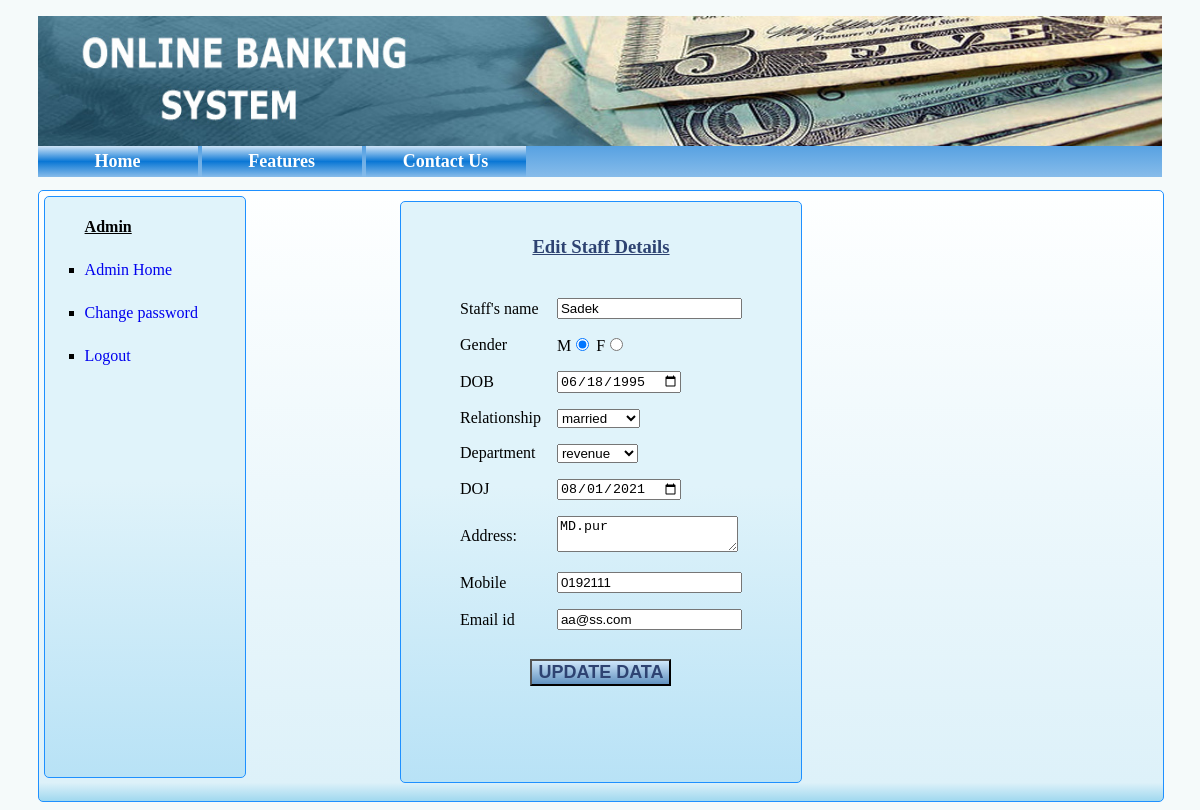
Page /editstaff.php?staff_id=26 (signed in) on the committed database.
### tables this page shows
CREATE TABLE `staff` (
  `id` int(5) NOT NULL,
  `name` varchar(255) NOT NULL,
  `dob` date NOT NULL,
  `relationship` varchar(255) NOT NULL,
  `department` varchar(255) NOT NULL,
  `doj` date NOT NULL,
  `address` varchar(255) NOT NULL,
  `mobile` varchar(11) NOT NULL,
  `email` varchar(255) NOT NULL,
  `pwd` varchar(32) NOT NULL,
  `gender` char(1) NOT NULL,
  `lastlogin` datetime NOT NULL
);

### editstaff.php (the view, shortened to what this page needs)
<!DOCTYPE html>
<?php
include '_inc/dbconn.php';
$id = ($_REQUEST['staff_id']);
$result = $conn->query("SELECT * FROM `staff` WHERE id=$id");
$rws=  mysqli_fetch_array($result);
?>
<html>
    <head>
        <link rel="stylesheet" type="text/css" href="newcss.css"/>
    </head>
    <?php include 'header.php'; ?>
        <div class='content_addstaff'>
    <?php include 'admin_navbar.php'?>
                <div class='addstaff'>
                <form action="alter_staff.php" method="POST">
            <table align="center" >
                <tr><td colspan='2' align='center' style='color:#2E4372;'><h3><u>Edit Staff Details</u></h3></td></tr>
                <tr>
                    <td>Staff's name</td>
                    <td><input type="text" name="edit_name" value="<?php echo $rws[1];?>" required=""/></td>
                </tr>
                <tr>
                    <td>Gender</td>
                    <td>
                        M<input type="radio" name="edit_gender" value="M" <?php if($rws[10]=="M") echo "checked";?>/>
                        F<input type="radio" name="edit_gender" value="F" <?php if($rws[10]=="F") echo "checked";?>/>
                    </td>
                </tr>
                <tr>
                    <td>
                        DOB
                    </td>
                    <td>
                        <input type="date" name="edit_dob" value="<?php echo $rws[2];?>"/>
                    </td>
                </tr>
                <tr>
                    <td>Relationship</td>
                    <td>
                        <select name="edit_status">
                            <option <?php if($rws[3]=="married") echo "selected";?>>married</option>
                        </select>
                    </td>
                </tr>
                <tr>
                    <td>Department</td>
                    <td>
                        <select name="edit_dept">
                            <option <?php if($rws[4]=="revenue") echo "selected";?>>revenue</option>
                        </select>
                    </td>
                </tr>
                <tr>
                    <td>
                        DOJ
                    </td>
                    <td>
                        <input type="date" name="edit_doj" value="<?php echo $rws[5];?>"/>
                    </td>
                </tr>
                <tr>
                    <td>Address:</td>
                    <td><textarea name="edit_address"><?php echo $rws[6];?></textarea></td>
                </tr>
                    <td>Mobile</td>
                    <td><input type="text" name="edit_mobile" value="<?php echo $rws[7];?>" required=""/></td>
                <tr>
                    <td>Email id</td>
                    <td><input type="text" name="edit_email" value="<?php echo $rws[8];?>" required=""/></td>
                </tr>
                <tr>
                    <td colspan="2" align='center' style='padding-top:20px'><input type="submit" name="alter" value="UPDATE DATA" class='addstaff_button'/></td>
                </tr>
            </table>
        </form>
                </div>
                </div>
    </body>
</html>

### newcss.css (style rules this page uses)
body { background-color:#F9F6F4; background-color:#F5FAFA; font-family:verdana; }
.left_panel p,h3 { padding:6px; }
.right_panel p,h3 { padding:6px; }
.addstaff { height:95%; width:400px; background: linear-gradient(to bottom, rgba(224,243,250,1) 49%,rgba(184,226,246,1) 100%,rgba(182,223,253,1) 100%); border:1px solid dodgerblue; border-radius:5px; margin:5px; margin:auto; margin-top:10px; }
.addstaff td { padding:7px; }
.content_addstaff { height:610px; width:100%; border:1px solid dodgerblue; border-radius:5px; background: linear-gradient(to bottom, rgba(254,255,255,1) 0%,rgba(221,241,249,1) 97%,rgba(160,216,239,1) 100%); }
.addstaff_button { background: linear-gradient(to bottom, rgba(207,231,250,1) 0%,rgba(99,147,193,1) 98%,rgba(99,147,193,1) 100%); font-size:18px; color:#2E4372; font-weight: bold; cursor:pointer; }

### rows in the picture
staff: edit_name "Sadek", gender "☑", edit_dob "06/18/1995", edit_status "married", edit_dept "revenue", edit_doj "08/01/2021", edit_address "MD.pur", edit_mobile "0192111", edit_email "aa@ss.com"
